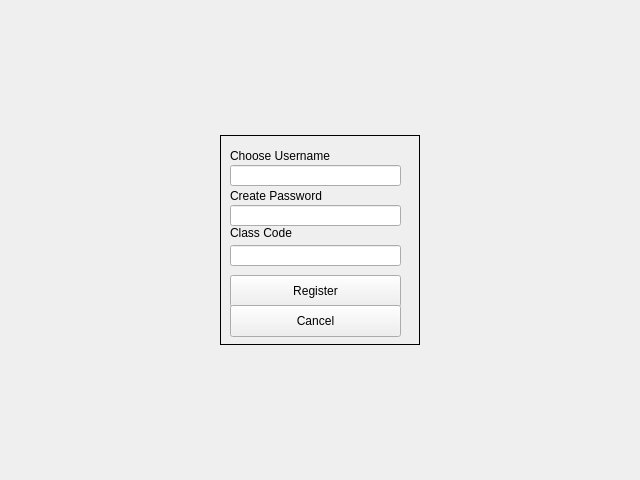
<?xml version="1.0" encoding="UTF-8"?>
<ui version="4.0">
 <class>StudReg</class>
 <widget class="QWidget" name="StudReg">
  <property name="geometry">
   <rect>
    <x>0</x>
    <y>0</y>
    <width>640</width>
    <height>480</height>
   </rect>
  </property>
  <property name="windowTitle">
   <string>Form</string>
  </property>
  <layout class="QGridLayout" name="gridLayout_2">
   <item row="0" column="0">
    <layout class="QGridLayout" name="gridLayout">
     <item row="0" column="0">
      <widget class="QFrame" name="frame">
       <property name="sizePolicy">
        <sizepolicy hsizetype="Fixed" vsizetype="Fixed">
         <horstretch>0</horstretch>
         <verstretch>0</verstretch>
        </sizepolicy>
       </property>
       <property name="minimumSize">
        <size>
         <width>200</width>
         <height>210</height>
        </size>
       </property>
       <property name="autoFillBackground">
        <bool>false</bool>
       </property>
       <property name="frameShape">
        <enum>QFrame::Box</enum>
       </property>
       <widget class="QLabel" name="userLabel">
        <property name="geometry">
         <rect>
          <x>10</x>
          <y>10</y>
          <width>131</width>
          <height>21</height>
         </rect>
        </property>
        <property name="text">
         <string>Choose Username</string>
        </property>
       </widget>
       <widget class="QLabel" name="passLabel">
        <property name="geometry">
         <rect>
          <x>10</x>
          <y>50</y>
          <width>131</width>
          <height>21</height>
         </rect>
        </property>
        <property name="text">
         <string>Create Password</string>
        </property>
       </widget>
       <widget class="QLabel" name="classLabel">
        <property name="geometry">
         <rect>
          <x>10</x>
          <y>90</y>
          <width>111</width>
          <height>16</height>
         </rect>
        </property>
        <property name="text">
         <string>Class Code</string>
        </property>
       </widget>
       <widget class="QLineEdit" name="userEntry">
        <property name="geometry">
         <rect>
          <x>10</x>
          <y>30</y>
          <width>171</width>
          <height>21</height>
         </rect>
        </property>
       </widget>
       <widget class="QLineEdit" name="passEntry">
        <property name="geometry">
         <rect>
          <x>10</x>
          <y>70</y>
          <width>171</width>
          <height>21</height>
         </rect>
        </property>
       </widget>
       <widget class="QLineEdit" name="classEntry">
        <property name="geometry">
         <rect>
          <x>10</x>
          <y>110</y>
          <width>171</width>
          <height>21</height>
         </rect>
        </property>
       </widget>
       <widget class="QPushButton" name="regButton">
        <property name="geometry">
         <rect>
          <x>10</x>
          <y>140</y>
          <width>171</width>
          <height>32</height>
         </rect>
        </property>
        <property name="text">
         <string>Register</string>
        </property>
       </widget>
       <widget class="QPushButton" name="cancelButton">
        <property name="geometry">
         <rect>
          <x>10</x>
          <y>170</y>
          <width>171</width>
          <height>32</height>
         </rect>
        </property>
        <property name="text">
         <string>Cancel</string>
        </property>
       </widget>
      </widget>
     </item>
    </layout>
   </item>
  </layout>
 </widget>
 <resources/>
 <connections/>
</ui>
